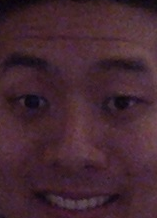
#> input picture apps/darkly/template-matcher/template_video.png, 157 x 218 px
$ python full.py --video template_video.png   (older library calls are emulated)
#> lines starting #> are read from the running program, lines starting #| are printed output that depends on the picture
# Based off code from OpenCV website
# Converted to Python by Eric Shen <ericshen@berkeley.edu>
#@source https://github.com/Itseez/opencv/blob/master/samples/cpp/tutorial_code/Histograms_Matching/MatchTemplate_Demo.cpp

import cv2
import cv
import numpy as np
import os
import argparse
import logging

log_format = '%(created)f:%(levelname)s:%(message)s'
logging.basicConfig(level=logging.DEBUG, format=log_format)  # log to file filename='example.log',
TAG = "template-matcher-full:"

# constants
template_file_name = "template_video.png"
image_window = "Source Image"


def full_path(rel_path):
    __location__ = os.path.realpath(
        os.path.join(os.getcwd(), os.path.dirname(__file__)))
    return os.path.join(__location__, rel_path)


def get_match(match_method, input_img, template_img):
    height, width, depth = input_img.shape
    output = np.zeros([height, width, depth], np.uint8)
    output[:, 0:width] = (255, 255, 255)  # convert to white


    # Do the Matching and Normalize
    result = cv2.matchTemplate(input_img, template_img, match_method)
    result = cv2.normalize(result, alpha=0, beta=1, norm_type=cv2.NORM_MINMAX, dtype=-1)

    # Localizing the best match with minMaxLoc
    minVal, maxVal, minLoc, maxLoc = cv2.minMaxLoc(result)

    # For SQDIFF and SQDIFF_NORMED, the best matches are lower values. For all the other methods, the higher the better
    if match_method  == cv2.TM_SQDIFF or match_method == cv2.TM_SQDIFF_NORMED:
        matchLoc = minLoc
    else:
        matchLoc = maxLoc

    #draws the rectangle around the template
    cv2.rectangle(output, matchLoc, (matchLoc[0] + template_img.shape[1],
        matchLoc[1] + template_img.shape[0]), (0, 0, 0), 2, 8, 0)
    # cv2.rectangle(result, matchLoc, (matchLoc[0] + template_img.shape[1],
    #     matchLoc[1] + template_img.shape[0]), (0, 0, 0), 2, 8, 0)

    #shows the images
    cv2.imshow(image_window, output)
    # cv2.imshow( "result" , result )

def main():
    logging.debug(TAG + "inside main")

    # Load the template image.
    template_image = cv2.imread(full_path(template_file_name), 1)
#> template_image is the input picture: shape (218, 157, 3); mean B, G, R 48.7, 38.3, 67.4

    #used for capturing from a video file
    parser = argparse.ArgumentParser()
    parser.add_argument("-v", "--video", help="capture from video file instead of from camera")
    args = parser.parse_args()

    logging.debug(TAG + "done parsing arguments")
    capture = cv2.VideoCapture()
    if args.video:
        capture.open(args.video)
    else:
        capture.open(0)
    if not capture.isOpened():
        # Failed to open camera
        return False

    logging.debug(TAG + "camera opened")
    cv2.namedWindow(image_window, cv2.CV_WINDOW_AUTOSIZE)
    def nothing(*args):
        pass

    match_method = 0;
    max_Trackbar = 5;
    trackbar_label = "Method: \n 0: SQDIFF \n 1: SQDIFF NORMED \n 2: TM CCORR \n 3: TM CCORR NORMED \n 4: TM CCOEFF \n 5: TM CCOEFF NORMED";
    cv2.createTrackbar(trackbar_label, image_window, match_method, max_Trackbar, nothing);

    while True:
        logging.debug(TAG + "before reading frame")
        retval, frame = capture.read()
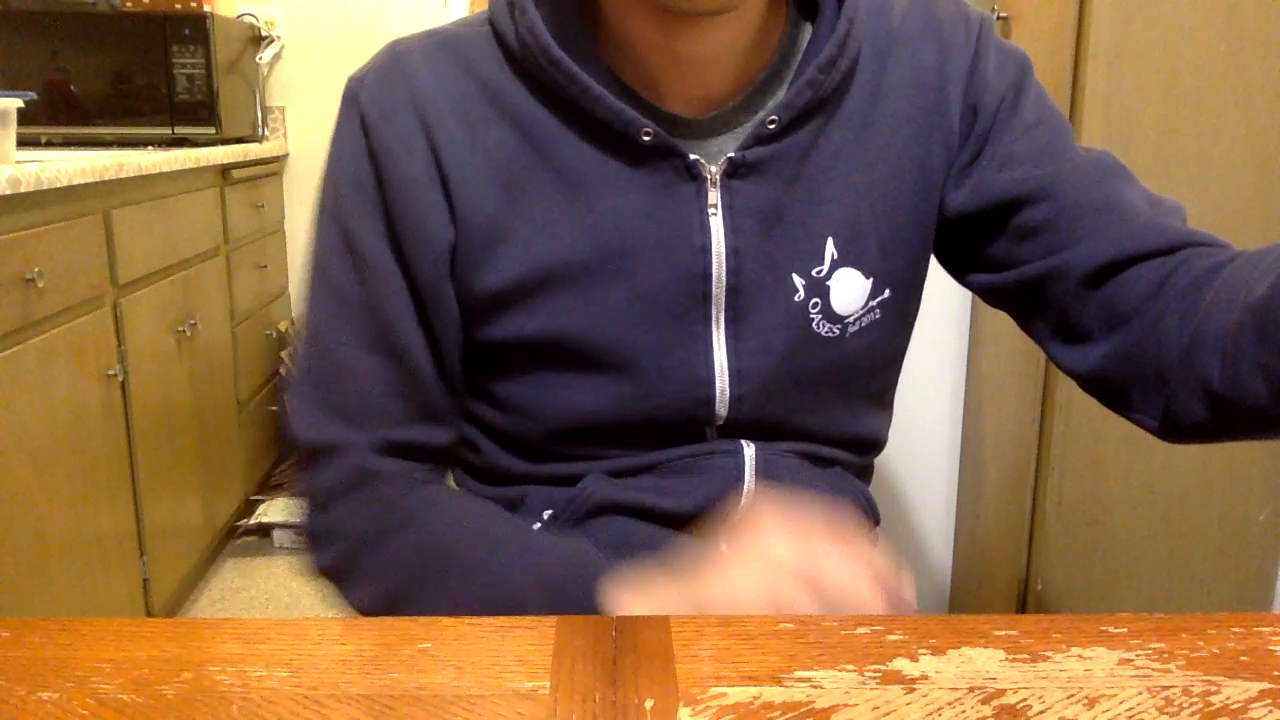
#> input picture frame 4 of apps/darkly/ball-tracker/bounce.mov, 1280 x 720 px, given in place of the camera
#> frame is the input picture: shape (720, 1280, 3); mean B, G, R 69.3, 95.6, 126.3
        if not retval:
            break  # end of video
        logging.debug(TAG + "after reading frame")

        #tries to find the matching template
        match_method = cv2.getTrackbarPos(trackbar_label, image_window)
        get_match(match_method, frame, template_image)
#> in get_match, `result = cv2.matchTemplate(input_img, template_img, match_method)`:
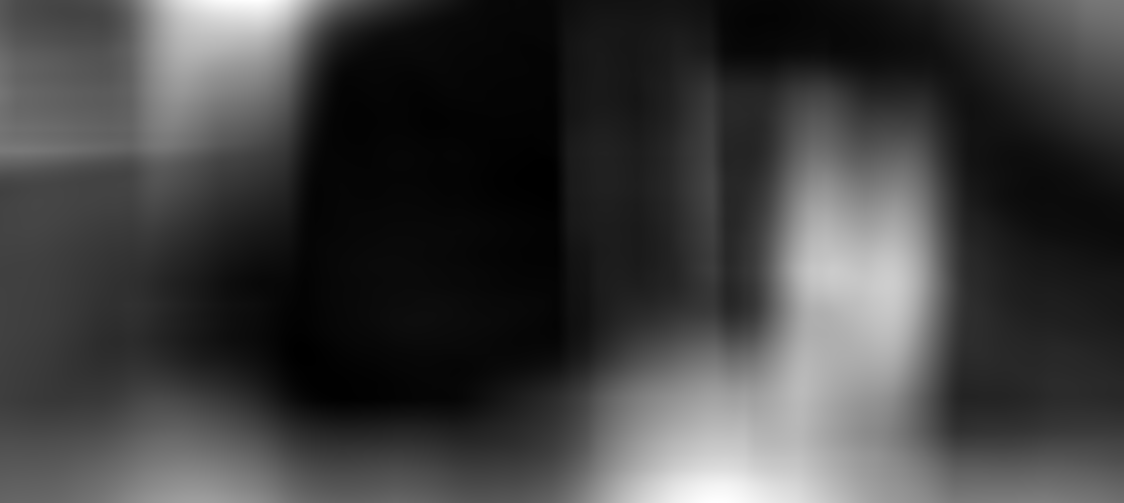
#> result: shape (503, 1124) float32; min 59067724, max 1.89e+09, mean 521953184; drawn with min black and max white
        logging.debug(TAG + "displayed image")

        if cv2.waitKey(5) == 27: # exit on escape
            logging.debug(TAG + "received escape key")
            break

logging.debug(TAG + "starting module")
if __name__ == "__main__":
    logging.debug(TAG + "starting main")
#> (the run stopped early here; a loop or call above may not have finished)
